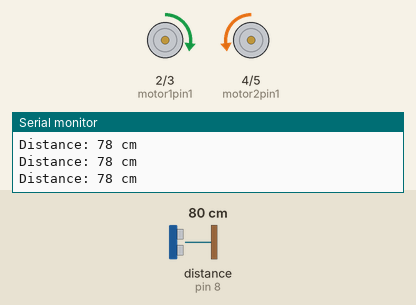
The sketch below on a simulated Arduino Uno, built with avr-gcc and run on an emulated ATmega328P. Shown: motor-driver pin pairs drawn as motors (green arrow = first pin HIGH = forward, orange = second pin HIGH = backward, longer = more drive, scaled by the enable pin), the last lines printed to the serial monitor. Wiring (inferred from the names in the program): ultrasonic range finder: trigger pin 7; echo pin 8. The test bench sets the inputs (shaded band); at power-on: distance to the obstacle (sensor on pin 8) 80 cm. The echo pulse lasts 58.3 µs per cm.

Above: at 1.2 s.
1.3 s: distance to the obstacle (sensor on pin 8) set to 23 cm
2.8 s: distance to the obstacle (sensor on pin 8) set to 18 cm
At 3.2 s:
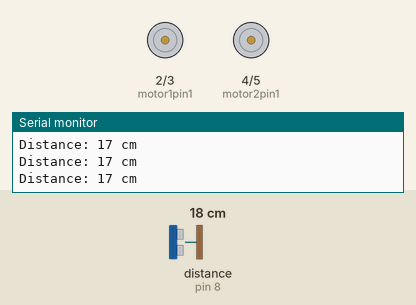
4.3 s: distance to the obstacle (sensor on pin 8) set to 35 cm
At 5.4 s:
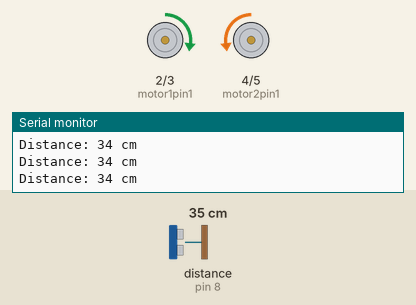
5.8 s: distance to the obstacle (sensor on pin 8) set to 9 cm
At 6.8 s:
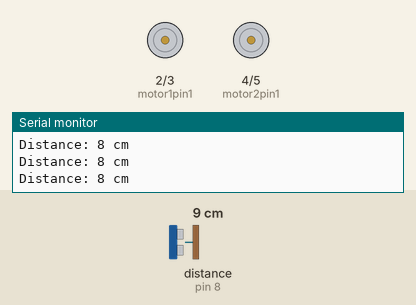
Timing chart, 0 to 8.3 s (numbered marks = the images above; inputs shaded):
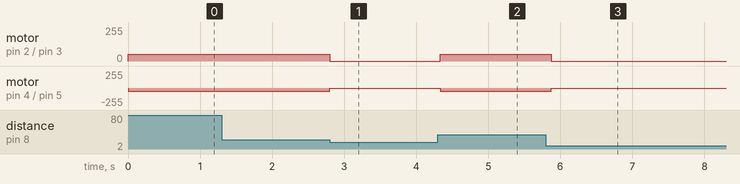

Measured:
- the behaviour switches between 21 and 20 cm on distance to the obstacle (sensor on pin 8) (found by bisection; images 0 and 1)
- after the input at 2.8 s, motor on pin 2 (motor1pin1) / pin 3 (motor1pin2): forward 50/255 → stopped at once; motor on pin 4 (motor2pin1) / pin 5 (motor2pin2): backward 50/255 → stopped at once
- after the input at 4.3 s, motor on pin 2 (motor1pin1) / pin 3 (motor1pin2): stopped → forward 50/255 at once; motor on pin 4 (motor2pin1) / pin 5 (motor2pin2): stopped → backward 50/255 at once
- after the input at 5.8 s, motor on pin 2 (motor1pin1) / pin 3 (motor1pin2): forward 50/255 → stopped after 0.07 s; motor on pin 4 (motor2pin1) / pin 5 (motor2pin2): backward 50/255 → stopped after 0.07 s

The sketch:

collision_avoidance.ino
```cpp
// Motor 1 pins
int motor1pin1 = 2;
int motor1pin2 = 3;
int motor1pwm  = 9;   // PWM pin for speed control

// Motor 2 pins
int motor2pin1 = 4;
int motor2pin2 = 5;
int motor2pwm  = 10;  // PWM pin for speed control

// HC-SR04 pins
int trigPin = 7;
int echoPin = 8;

int motorSpeed = 50;        // 0–255
int stopDistance = 20;       // cm — stop if obstacle closer than this

void setup() {
  pinMode(motor1pin1, OUTPUT);
  pinMode(motor1pin2, OUTPUT);
  pinMode(motor1pwm,  OUTPUT);

  pinMode(motor2pin1, OUTPUT);
  pinMode(motor2pin2, OUTPUT);
  pinMode(motor2pwm,  OUTPUT);

  pinMode(trigPin, OUTPUT);
  pinMode(echoPin, INPUT);

  Serial.begin(9600);
}

long getDistance() {
  digitalWrite(trigPin, LOW);
  delayMicroseconds(2);
  digitalWrite(trigPin, HIGH);
  delayMicroseconds(10);
  digitalWrite(trigPin, LOW);

  long duration = pulseIn(echoPin, HIGH);
  long distance = duration * 0.034 / 2;   // convert to cm
  return distance;
}

void driveForward(int spd) {
  analogWrite(motor1pwm, spd);
  analogWrite(motor2pwm, spd);
  digitalWrite(motor1pin1, HIGH);
  digitalWrite(motor1pin2, LOW);
  digitalWrite(motor2pin1, LOW);
  digitalWrite(motor2pin2, HIGH);
}

void driveBackward(int spd) {
  analogWrite(motor1pwm, spd);
  analogWrite(motor2pwm, spd);
  digitalWrite(motor1pin1, LOW);
  digitalWrite(motor1pin2, HIGH);
  digitalWrite(motor2pin1, HIGH);
  digitalWrite(motor2pin2, LOW);
}

void stopMotors() {
  analogWrite(motor1pwm, 0);
  analogWrite(motor2pwm, 0);
  digitalWrite(motor1pin1, LOW);
  digitalWrite(motor1pin2, LOW);
  digitalWrite(motor2pin1, LOW);
  digitalWrite(motor2pin2, LOW);
}

void loop() {
  long dist = getDistance();
  Serial.print("Distance: ");
  Serial.print(dist);
  Serial.println(" cm");

  if (dist > 0 && dist < stopDistance) {
    stopMotors();
  } else {
    driveForward(motorSpeed);
  }

  delay(100);
}
```
